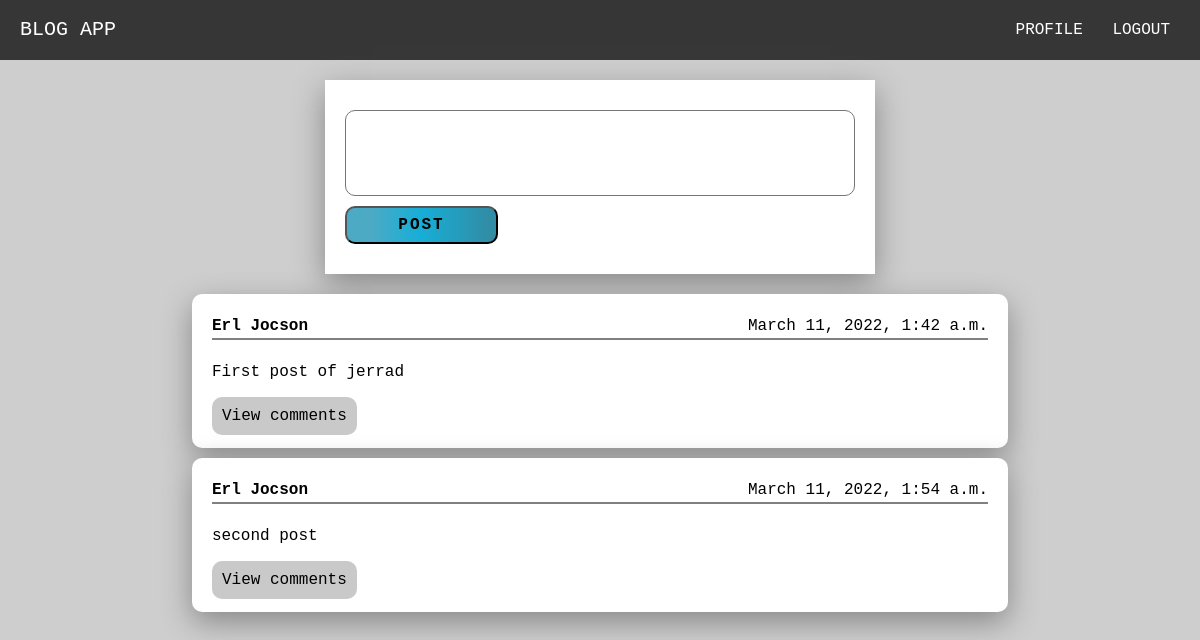
The app's page / (signed in), older data.
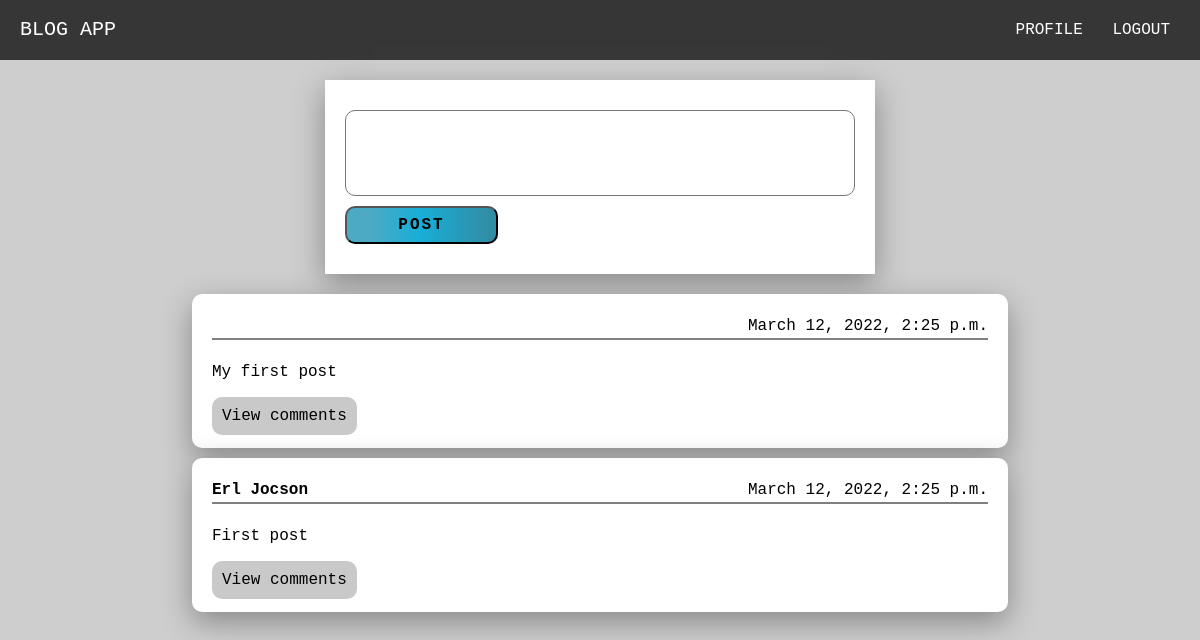
The same page, newer data.
### post/models.py (models this page shows)
class Blog(models.Model):
    content = models.TextField(max_length=256)
    date = models.DateTimeField(default=now, editable=False)
    user_id = models.ForeignKey(User, on_delete=models.CASCADE)

### post/views.py (the view, shortened to what this page needs)
# urls.py: path('', index_view, name='home'),
@login_required
def index_view(request):
    blogs = Blog.objects.all()
    return render(request, "index.html", {
        "title":"Home",
        "blogs":blogs
    })

### post/templates/index.html (shortened to what this page needs)
{% extends 'layout.html' %} {% block content %}
<form method="post">
  <div class="form-group">
    <textarea rows="3" class="form-control" name="content" required></textarea>
  </div>
  <div class="form-group">
    <input type="submit" value="POST" class="btn" />
  </div>
</form>
<div class="blogs-container">
  {% for blog in blogs %}
  <div>
    <header>
      <h4>{{ blog.user_id.first_name }} {{ blog.user_id.last_name}}</h4>
      <span>{{ blog.date }}</span>
    </header>
    <p>{{ blog.content}}</p>
    <a href="{% url 'comments-likes' blog_id=blog.id %}">View comments</a>
  </div>
  {% endfor %}
</div>
{% endblock %}

Row changes from the older to the newer data that the page shows:
removed Blog: user_id.first_name "Erl", user_id.last_name "Jocson", date "March 11, 2022, 1:42 a.m.", content "First post of jerrad"
removed Blog: user_id.first_name "Erl", user_id.last_name "Jocson", date "March 11, 2022, 1:54 a.m.", content "second post"
added Blog: date "March 12, 2022, 2:25 p.m.", content "My first post"
added Blog: user_id.first_name "Erl", user_id.last_name "Jocson", date "March 12, 2022, 2:25 p.m.", content "First post"
